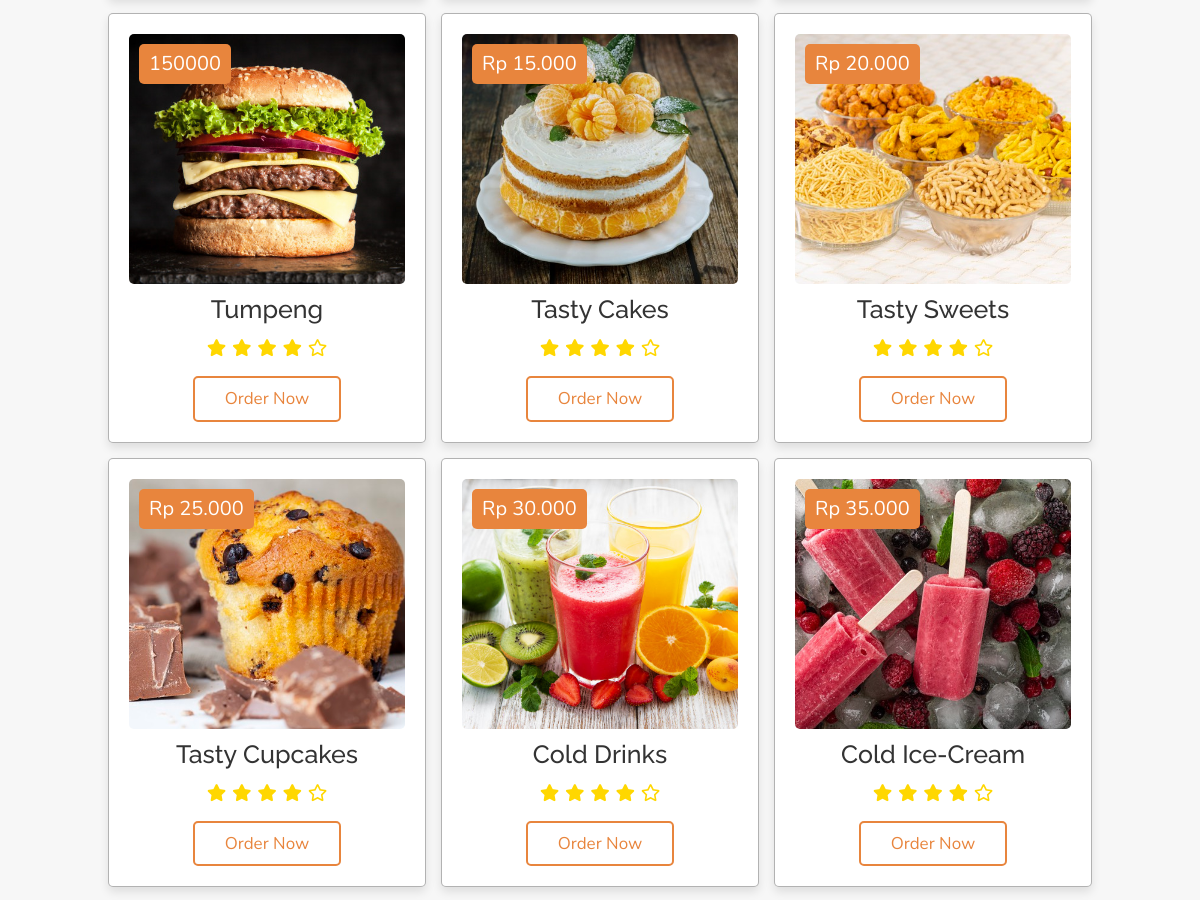
Before: / (middle part) with the older database file.
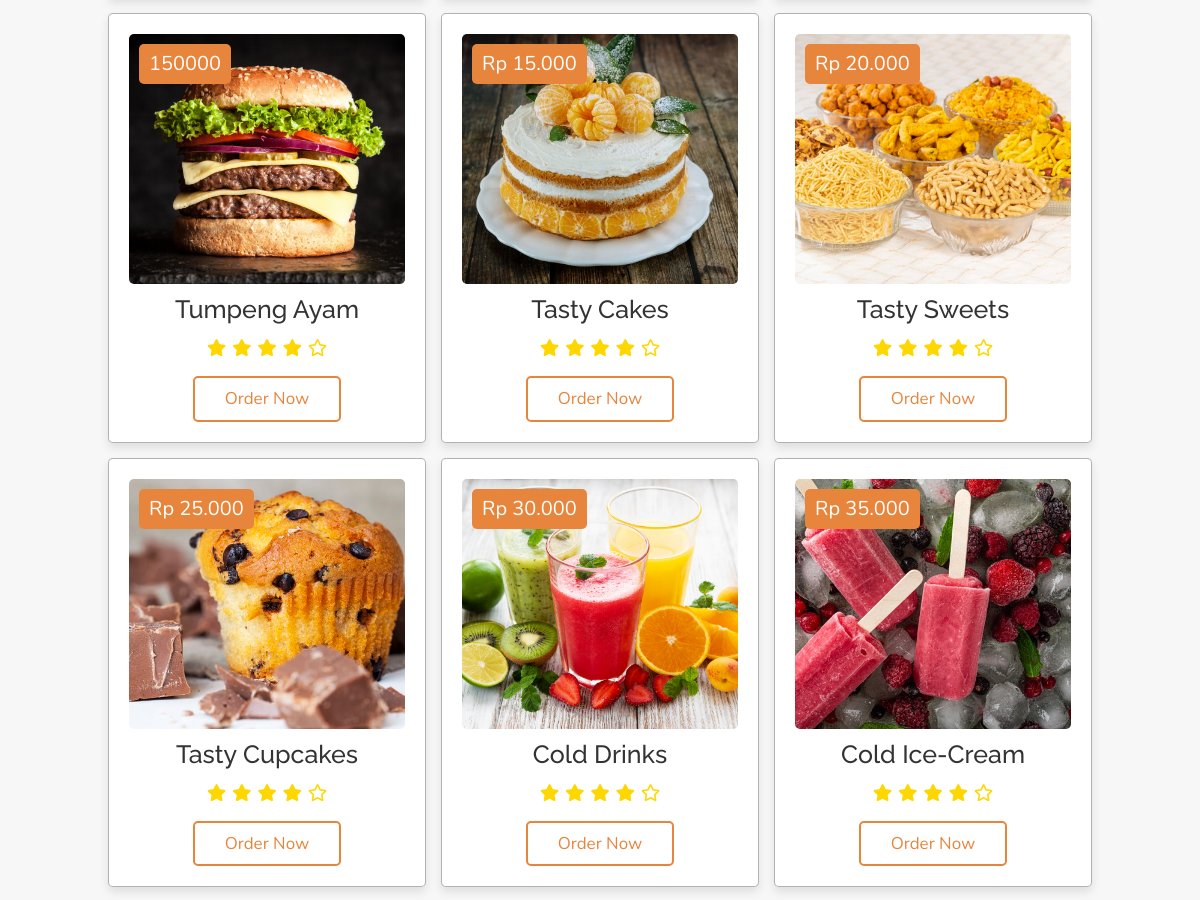
After: the same page with the newer database file.
### tables this page shows
CREATE TABLE `menu` (
  `id_menu` int(11) NOT NULL,
  `nama_menu` varchar(100) NOT NULL,
  `harga` varchar(50) NOT NULL,
  `detail` text NOT NULL,
  `gambar` varchar(50) NOT NULL,
  `id_kategori` int(11) NOT NULL
);

### index.php (the view, shortened to what this page needs)
<?php
  include('header.php')
?>
<main id="main">
<section class="popular" id="popular">
      <div class="box-container">
          <?php
            $batas = 10;
            $halaman = isset($_GET['halaman'])?(int)$_GET['halaman'] : 1;
            $halaman_awal = ($halaman>1) ? ($halaman * $batas) - $batas : 0;
            $data_menu = mysqli_query($koneksi,"SELECT * FROM menu LIMIT $halaman_awal, $batas");
            while($d = mysqli_fetch_array($data_menu)){
          ?>
          <div class="box">
              <span class="price"><?php echo $d['harga']; ?></span>
              <a href="product_detail.php"><img src="assets/img/p-1.jpg" alt=""></a>
              <h3><?php echo $d['nama_menu']; ?></h3>
            <div class="stars">
                <i class="fas fa-star"></i>
                <i class="fas fa-star"></i>
                <i class="fas fa-star"></i>
                <i class="fas fa-star"></i>
                <i class="far fa-star"></i>
            </div>
              <a href="#" class="btn">order now</a>
            </div>
            <?php
              }
            ?>
          <div class="box">
            <span class="price">Rp 15.000</span>
            <img src="assets/img/p-2.jpg" alt="">
                <h3>tasty cakes</h3>
              <div class="stars">
                <i class="fas fa-star"></i>
                <i class="fas fa-star"></i>
                <i class="fas fa-star"></i>
                  <i class="fas fa-star"></i>
                  <i class="far fa-star"></i>
              </div>
              <a href="#" class="btn">order now</a>
          </div>
          <div class="box">
              <span class="price">Rp 20.000</span>
              <img src="assets/img/p-3.jpg" alt="">
              <h3>tasty sweets</h3>
            <div class="stars">
                <i class="fas fa-star"></i>
                <i class="fas fa-star"></i>
                  <i class="fas fa-star"></i>
                  <i class="fas fa-star"></i>
                  <i class="far fa-star"></i>
            </div>
            <a href="#" class="btn">order now</a>
        </div>
          <div class="box">
              <span class="price">Rp 25.000</span>
              <img src="assets/img/p-4.jpg" alt="">
              <h3>tasty cupcakes</h3>
              <div class="stars">
                  <i class="fas fa-star"></i>
                  <i class="fas fa-star"></i>
                  <i class="fas fa-star"></i>
                  <i class="fas fa-star"></i>
                  <i class="far fa-star"></i>
            </div>
            <a href="#" class="btn">order now</a>
        </div>
        <div class="box">
              <span class="price">Rp 30.000</span>
              <img src="assets/img/p-5.jpg" alt="">
              <h3>cold drinks</h3>
            <div class="stars">
                <i class="fas fa-star"></i>
                <i class="fas fa-star"></i>
                <i class="fas fa-star"></i>
                <i class="fas fa-star"></i>
                  <i class="far fa-star"></i>
            </div>
            <a href="#" class="btn">order now</a>
        </div>
        <div class="box">
              <span class="price">Rp 35.000</span>
            <img src="assets/img/p-6.jpg" alt="">
            <h3>cold ice-cream</h3>
            <div class="stars">
                  <i class="fas fa-star"></i>
                  <i class="fas fa-star"></i>
                  <i class="fas fa-star"></i>
                  <i class="fas fa-star"></i>
                  <i class="far fa-star"></i>
              </div>
              <a href="#" class="btn">order now</a>
          </div>
    </div>
</section>
</main>
<?php
  include('footer.php')
?>

### header.php (shortened to what this page needs)
<!DOCTYPE html>
<html lang="en">
  <link href="assets/vendor/bootstrap/css/bootstrap.min.css" rel="stylesheet">
  <link href="assets/vendor/bootstrap-icons/bootstrap-icons.css" rel="stylesheet">
  <link href="assets/vendor/boxicons/css/boxicons.min.css" rel="stylesheet">
  <link href="assets/vendor/glightbox/css/glightbox.min.css" rel="stylesheet">
  <link href="assets/vendor/swiper/swiper-bundle.min.css" rel="stylesheet">
    <link rel="stylesheet" href="assets/css/index.css">
    <link rel="stylesheet" href="assets/css/carousel.css">
    <link rel="stylesheet" href="assets/css/order.css">
    <link rel="stylesheet" href="assets/css/food.css">
    <link rel="stylesheet" href="https://cdn.jsdelivr.net/npm/bootstrap-icons@1.10.2/font/bootstrap-icons.css">
    <link rel="stylesheet" href="https://cdnjs.cloudflare.com/ajax/libs/font-awesome/5.15.3/css/all.min.css">
 <body>

### footer.php (shortened to what this page needs)
</html>

### assets/css/index.css (style rules this page uses)
body { font-family: "Open Sans", sans-serif; color: #444444; }
h1, h2, h3, h4, h5, h6 { font-family: "Raleway", sans-serif; }
.btn { display: inline-block; color: #E8853D; text-decoration: none; padding: 5px 25px; border: 2px solid #E8853D; overflow: hidden; position: relative; transition: color .5s .25s; }
.btn::before, .btn::after { content: ''; position: absolute; top: 0; width: 50%; height: 100%; background-color: #E8853D; z-index: -1; transform: scaleX(0); transition: transform .5s cubic-bezier(.785, .135, .15, .86); }
.btn::before { left: 0; transform-origin: left; }
.btn::after { right: 0; transform-origin: right; }
section { padding: 60px 0; }

### assets/css/carousel.css (style rules this page uses)
body { padding-top: 3rem; padding-bottom: 3rem; color: #5a5a5a; }

### assets/css/food.css (style rules this page uses)
:root { --red: #E8853D; }
* { font-family: 'Nunito', sans-serif; margin: 0; padding: 0; box-sizing: border-box; outline: none; border: none; text-decoration: none; text-transform: capitalize; transition: all .2s linear; }
html { font-size: 62.5%; overflow-x: hidden; scroll-behavior: smooth; scroll-padding-top: 6rem; }
body { background: #f7f7f7; }
section { padding: 2rem 9%; }
.btn { display: inline-block; padding: .8rem 3rem; border: .2rem solid var(--red); color: var(--red); cursor: pointer; font-size: 1.7rem; border-radius: .5rem; position: relative; overflow: hidden; z-index: 0; margin-top: 1rem; }
.btn::before { content: ''; position: absolute; top: 0; right: 0; width: 0%; height: 100%; background: var(--red); transition: .3s linear; z-index: -1; }
.popular .box-container { display: flex; flex-wrap: wrap; gap: 1.5rem; }
.popular .box-container .box { padding: 2rem; background: #fff; box-shadow: 0 .5rem 1rem rgba(0, 0, 0, .1); border: .1rem solid rgba(0, 0, 0, .3); border-radius: .5rem; text-align: center; flex: 1 1 30rem; position: relative; }
.popular .box-container .box img { height: 25rem; object-fit: cover; width: 100%; border-radius: .5rem; }
.popular .box-container .box .price { position: absolute; top: 3rem; left: 3rem; background: var(--red); color: #fff; font-size: 2rem; padding: .5rem 1rem; border-radius: .5rem; }
.popular .box-container .box h3 { color: #333; font-size: 2.5rem; padding-top: 1rem; }

Changed rows visible on the page:
changed menu: nama_menu "Tumpeng" → "Tumpeng Ayam"
